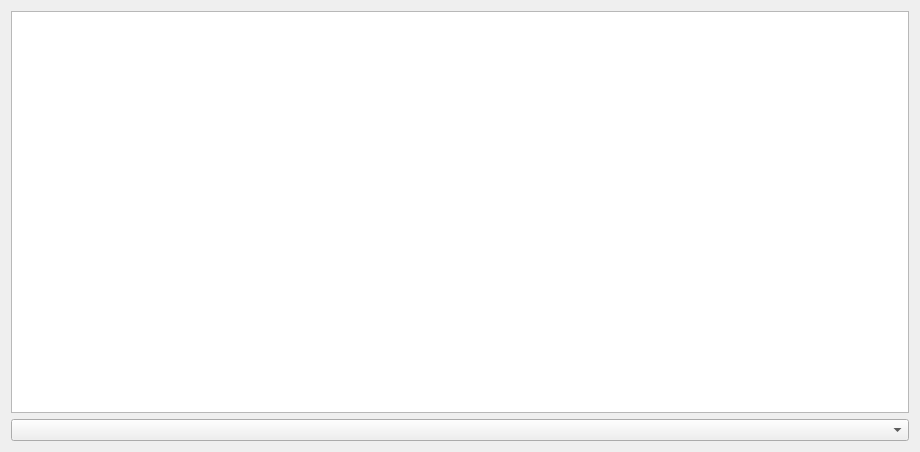
<?xml version="1.0" encoding="UTF-8"?>
<ui version="4.0">
 <class>SimpChart</class>
 <widget class="QWidget" name="SimpChart">
  <property name="geometry">
   <rect>
    <x>0</x>
    <y>0</y>
    <width>920</width>
    <height>452</height>
   </rect>
  </property>
  <property name="windowTitle">
   <string>Form</string>
  </property>
  <layout class="QGridLayout" name="gridLayout">
   <item row="0" column="0">
    <widget class="QChartView" name="chart"/>
   </item>
   <item row="1" column="0">
    <widget class="QComboBox" name="chart_select"/>
   </item>
  </layout>
 </widget>
 <customwidgets>
  <customwidget>
   <class>QChartView</class>
   <extends>QGraphicsView</extends>
   <header>QtCharts</header>
  </customwidget>
 </customwidgets>
 <resources/>
 <connections/>
</ui>
